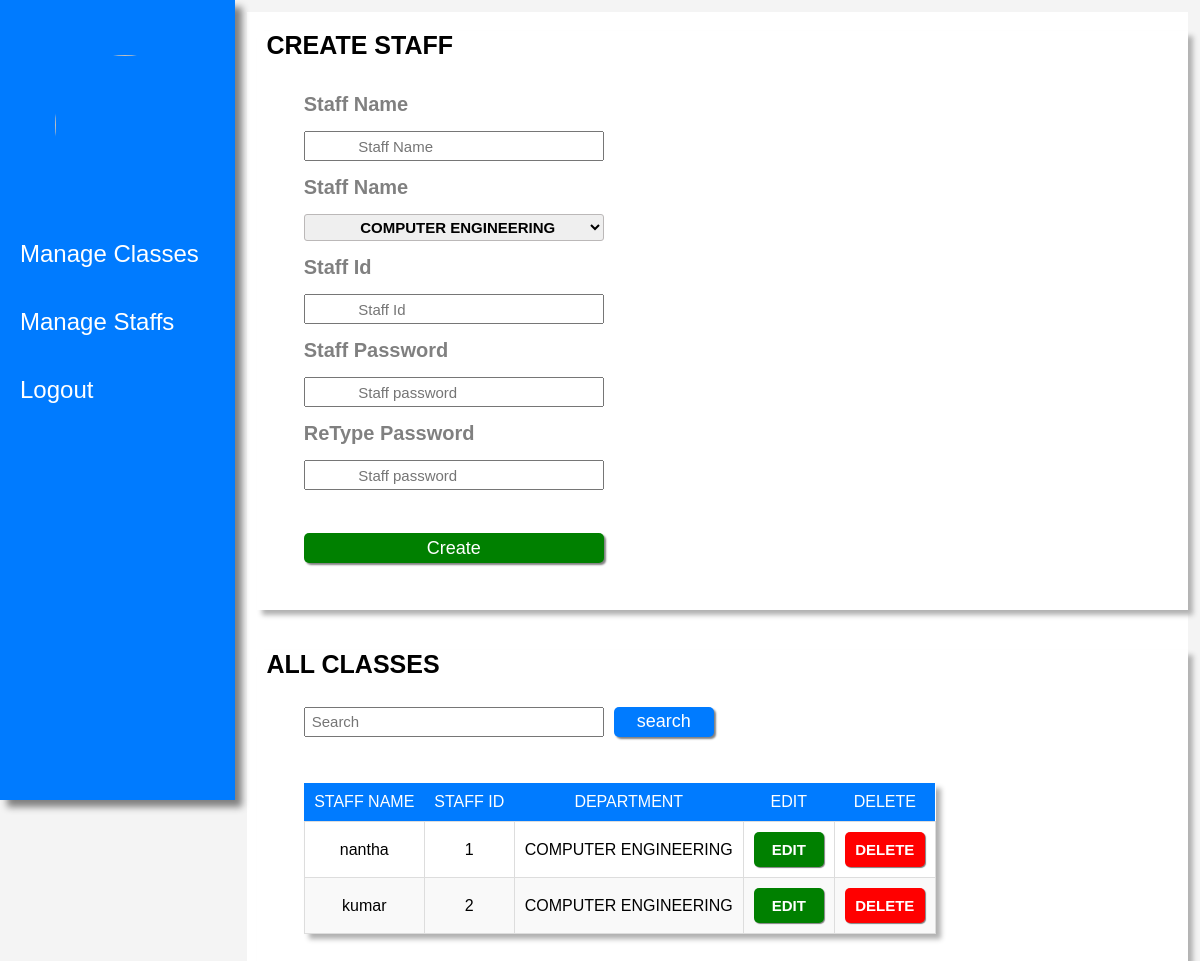
Before: /manage_staff with the older database file.
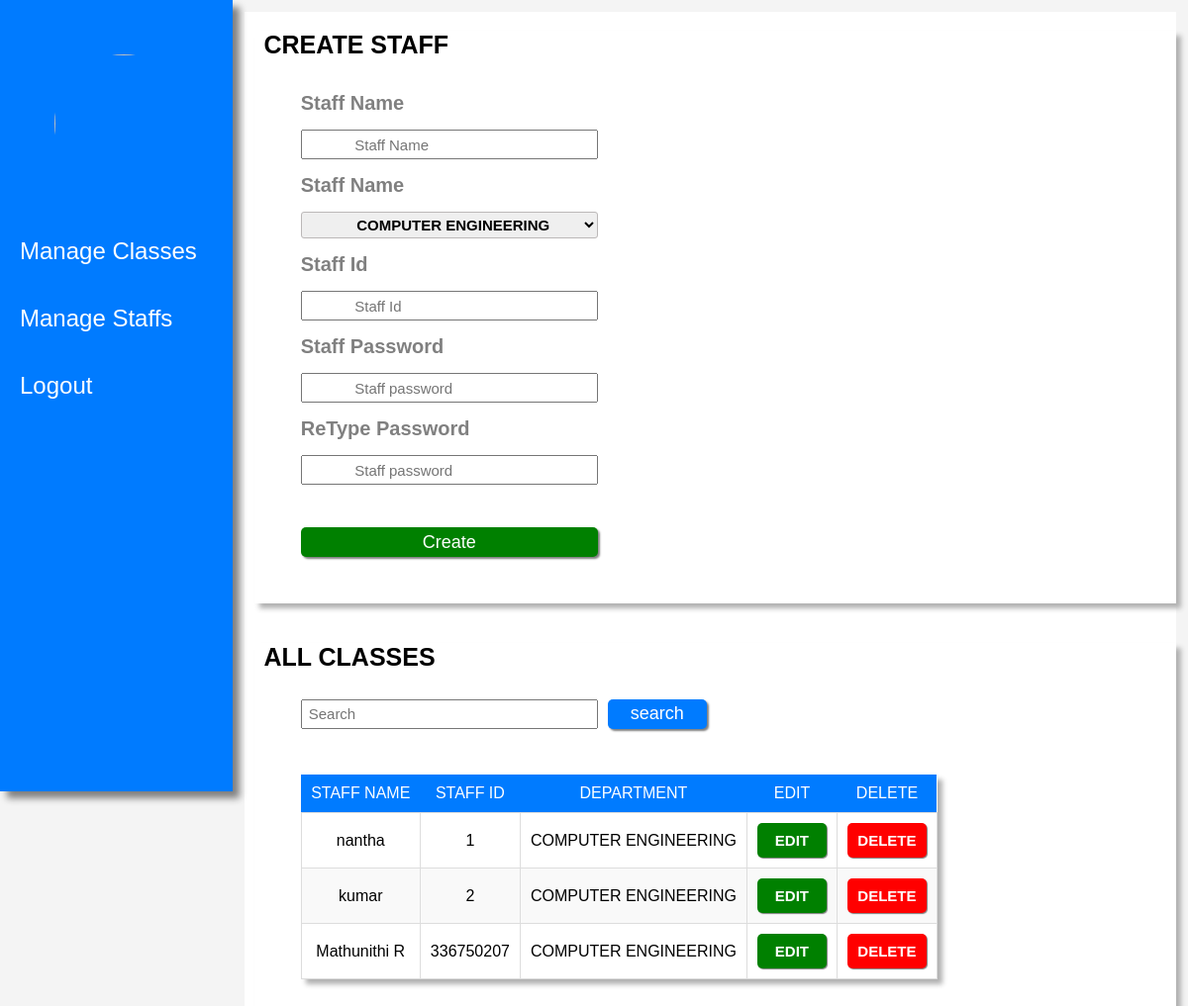
After: the same page with the newer database file.
### tables this page shows
CREATE TABLE "staffs" (
	"staffname"	TEXT,
	"staffid"	INTEGER,
	"password"	TEXT,
	"dept"	TEXT,
	PRIMARY KEY("staffid")
);

### main.py (the view)
@app.route("/manage_staff")
def manage_staff():
    con = sqlite3.connect("data_base.db")
    con.row_factory = sqlite3.Row
    cur = con.cursor()
    cur.execute("Select * from staffs")
    data = cur.fetchall()
    con.close()
    return render_template("admin/manage_staff.html",data=data)

### templates/admin/manage_staff.html (shortened to what this page needs)
<!DOCTYPE html>
<html lang="en">
<head>
    <link rel="stylesheet" href="\static\css\manage_classes.css">
    <link rel="stylesheet" href="https://cdnjs.cloudflare.com/ajax/libs/font-awesome/6.5.2/css/all.min.css"
 />
</head>
<body>
    <div class="sidebar">
        <img src="\static\images\logo.jpg">
        <ul>
            <li><a href="{{url_for('manage_classes_admin')}}">Manage Classes</a></li>
            <li><a href="{{url_for('manage_staff')}}">Manage Staffs</a></li>
            <li><a href="{{url_for('home')}}">Logout</a></li>
        </ul>
    </div>
    <div class="img_container">
        <form action="/create_staff" class="create-class-form" method="post" enctype="multipart/form-data">
            <h1>CREATE STAFF</h1>
            <label for="staffname">Staff Name</label>
            <input type="text" name="staffname" placeholder="Staff Name"  required>
            <label for="staffdept">Staff Name</label>
            <select name="select">
                <option name="select">COMPUTER ENGINEERING</option>
            </select>
            <label for="staffid">Staff Id</label>
            <input type="text" name="staffid" placeholder="Staff Id"  required>
            <label for="staffpassword">Staff Password</label>
            <input type="text" name="staffpassword" placeholder="Staff password"  required>
            <label for="confirmpassword">ReType Password</label>
            <input type="text" name="confirmpassword" placeholder="Staff password"  required>
            <button type="submit">Create</button>
        </form>
        <div class="all-attendance-table">
            <h1>ALL CLASSES</h1>
            <div class="search-box">
                <form>
                    <input type="search" name="search" required placeholder="Search">
                    <button>search</button>
                </form>
            </div>
            <table>
                <thead>
                    <tr>
                        <th>STAFF NAME</th>
                        <th>STAFF ID </th>
                        <th>DEPARTMENT</th>
                        <th>EDIT</th>
                        <th>DELETE</th>
                    </tr>
                </thead>
                <tbody>
                    {% for row in data %}
                        <tr>
                            <td> {{row["staffname"]}}</td>
                            <td> {{row["staffid"]}}</td>
                            <td> {{row["dept"]}}</td>
                            <td><a href="{{url_for('edit_staff_form',staffid = row['staffid'])}}"><button class="btn-edit">EDIT</button></a></td>
                            <td><a href="{{url_for('delete_staff',staffid = row['staffid'])}}"><button class="btn-delete">DELETE</button></a></td>
                        </tr>
                    {% endfor %}
                </tbody>
            </table>
        </div>
    </div>
</body>
</html>

Changed rows visible on the page:
added staffs: staffname "Mathunithi R", staffid "336750207", dept "COMPUTER ENGINEERING"
